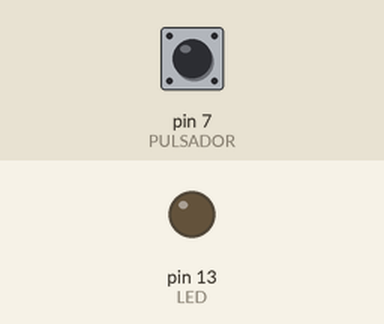
This sketch was run on a simulated Arduino Uno, built with avr-gcc and run on an emulated ATmega328P. On the bench: output pins drawn as LEDs (lit = HIGH). The inputs (shaded band) are chosen by the test bench; at power-on: pin 7 (PULSADOR) LOW.

Above: at 1.2 s.
1.3 s: pin 7 (PULSADOR) pulled HIGH for 0.15 s
At 2.0 s:
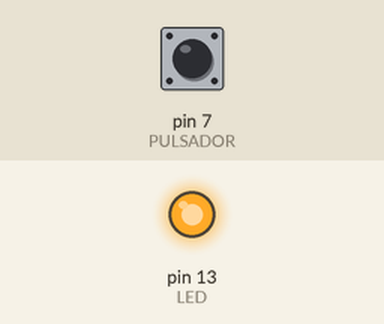
Timing chart, 0 to 4.3 s (numbered marks = the images above; inputs shaded):
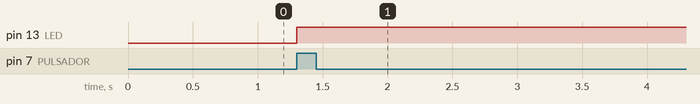

Measured:
- after the input at 1.3 s, pin 13 (LED): LOW → HIGH at once

The sketch:

Tema_5_BT_1.ino
```cpp
#define LED 13                  // Constante que asigna a
// LED el numero 3
#define PULSADOR 7              // Constante que asigna a
// PULSADOR el numero 7
#define TIEMPO 10000            // Constante que asigna a
// TIEMPO el tiempo de permanencia del concuros

//Creamos la variable que va a almacenar el tiempo
unsigned long time;


void setup(){
  pinMode( LED, OUTPUT);        // Establece el pin 3 como SALIDA
  pinMode( PULSADOR, INPUT);    // Establece el pin 7 como ENTRADA
}


void loop() {

  //Creamos la variable que va a almacenar el numero de pulsaciones dadas.
  int pulsaciones=0;

  // Mantenemos el LED apagado hasta que no se pulse el pulsador
  digitalWrite( LED, LOW);
  while(digitalRead(PULSADOR) == LOW);

  // Encendemos el LED para marcar el comienzo de los 10 segundos y guardamos el tiempo.
  digitalWrite( LED, HIGH);
  time = millis();

  // Permanecemos 10 segundos contando las pulsaciones
  while ( (millis() - time) < TIEMPO){

    if ( digitalRead(PULSADOR) == HIGH){
      while(digitalRead(PULSADOR));
      pulsaciones++;
      delay(50);
    }
  }

  // Apagamos el LED y esperamos 1 segundo para poder ver la cuenta
  digitalWrite(LED, LOW);
  delay(1000);

  // Mostramos la cuenta parpadeando el LED ese numero de veces.
  for ( int i=0; i < pulsaciones; i++){
    digitalWrite(LED, HIGH);
    delay(500);
    digitalWrite(LED, LOW);
    delay(500);
  }

}
```
